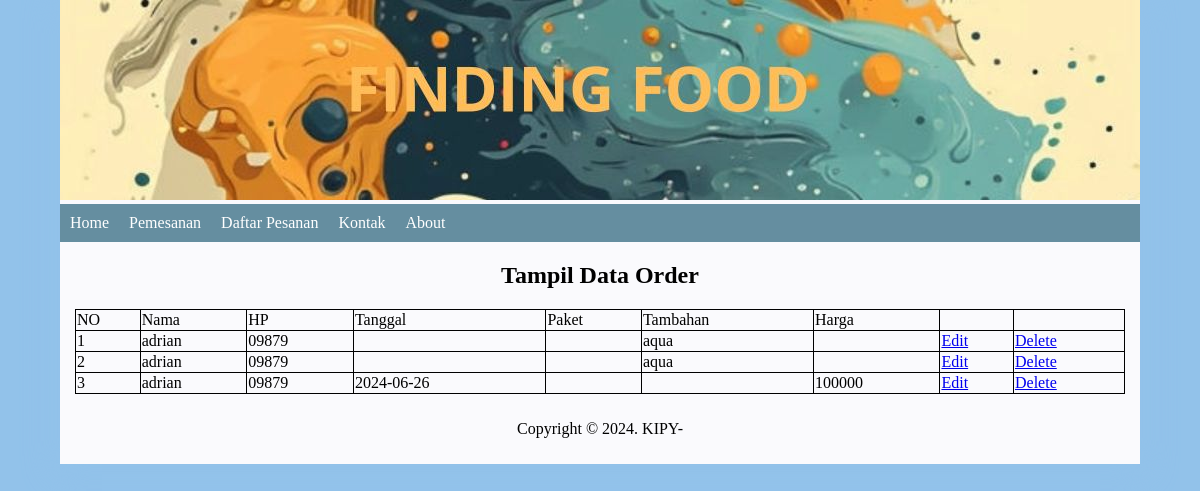
Page /index.php?page=order_tampil on the committed database.
### tables this page shows
CREATE TABLE `tb_order` (
  `order_id` int(11) NOT NULL,
  `order_nama` varchar(100) NOT NULL,
  `order_hp` varchar(25) NOT NULL,
  `order_tanggal` date DEFAULT NULL,
  `order_finding` varchar(100) DEFAULT NULL,
  `order_tambahan` varchar(100) DEFAULT NULL,
  `order_harga` varchar(30) NOT NULL
);

### order_tampil.php (the view)
<h2>Tampil Data Order</h2>
    <?php
    require_once "koneksi.php";
    $sql = "SELECT * FROM tb_order";
    $stmt = $koneksi->prepare($sql);
    $stmt->execute();
    $rows = $stmt->fetchALL();
    ?>
    <table class="tampil">
        <tr>
            <td>NO</td>
            <td>Nama</td>
            <td>HP</td>
            <td>Tanggal</td>
            <td>Paket</td>
            <td>Tambahan</td>
            <td>Harga</td>
            <td></td>
            <td></td>
        </tr>
        <?php foreach ($rows as $r ){?>
            <tr>
                <td><?php echo $r['order_id'];?></td>
                <td><?php echo $r['order_nama'];?></td>
                <td><?php echo $r['order_hp'];?></td>
                <td><?php echo $r['order_tanggal'];?></td>
                <td><?php echo $r['order_paket'];?></td>
                <td><?php echo $r['order_tambahan'];?></td>
                <td><?php echo $r['order_harga'];?></td>
                <td>
                    <a href="index.php?page=edit&id=<?php echo $r['order_id'];?>">Edit</a>
                </td>
                <td>
                    <a href="index.php?page=delete&id=<?php echo $r['order_id'];?>" onclick="return confirm('Are you sure you want to delete this order?')">Delete</a>
                </td>
            </tr>
        <?php } ?>
    </table>

### index.php (shortened to what this page needs)
<!DOCTYPE html>
<html lang="en">
<head>
    <link rel="stylesheet" href="css/style.css">
</head>
<body>
    <div class="container">
        <header>
            <img src="images/header.jpg" alt="">
        </header>
        <nav>
            <ul>
                <li><a href="index.php">Home</a></li>
                <li><a href="index.php?page=order_input">Pemesanan</a></li>
                <li><a href="index.php?page=order_tampil">Daftar Pesanan</a></li>
                <li><a href="index.php?page=kontak">Kontak</a></li>
                <li><a href="index.php?page=about">About</a></li>
            </ul>
        </nav>
        <main>
            <?php
                if (isset($_GET['page'])) {
                    require $_GET['page'].".php";
                }else {
                    require "main.php";
                }
            ?>
        </main>
        <footer>
                    <center>Copyright &copy; 2024. KIPY-</center>
        </footer>
    </div>
</body>
</html>

### css/style.css (style rules this page uses)
body { background-color: rgb(146, 194, 234); margin: 0; }
.container { width: 1080px; margin: auto; background-color: rgb(250, 250, 253); box-shadow: 0 5px 30px 5px rgb(146, 194, 234); font-family: inherit; }
main { padding: 0 15px; }
.kartu h3 , p , a { margin-top: 10px; }
footer { padding: 10px; }
nav ul { list-style-type: none; margin: 0; padding: 0; overflow: hidden; background-color: #658EA0; }
nav ul li { float: left; }
nav ul li a { display: block; padding: 10px; margin: 0; text-decoration: none; color: white; }
.tampil { border-radius: 1px solid #a09a65; border-collapse: collapse; width: 100%; border: 1px solid; }
.tampil tr { border: 1px solid; }
.tampil td { border: 1px solid; }
h2 { text-align: center; }

### rows in the picture
tb_order: order_id "1", order_nama "adrian", order_hp "09879", order_tambahan "aqua"
tb_order: order_id "2", order_nama "adrian", order_hp "09879", order_tambahan "aqua"
tb_order: order_id "3", order_nama "adrian", order_hp "09879", order_tanggal "2024-06-26", order_harga "100000"
